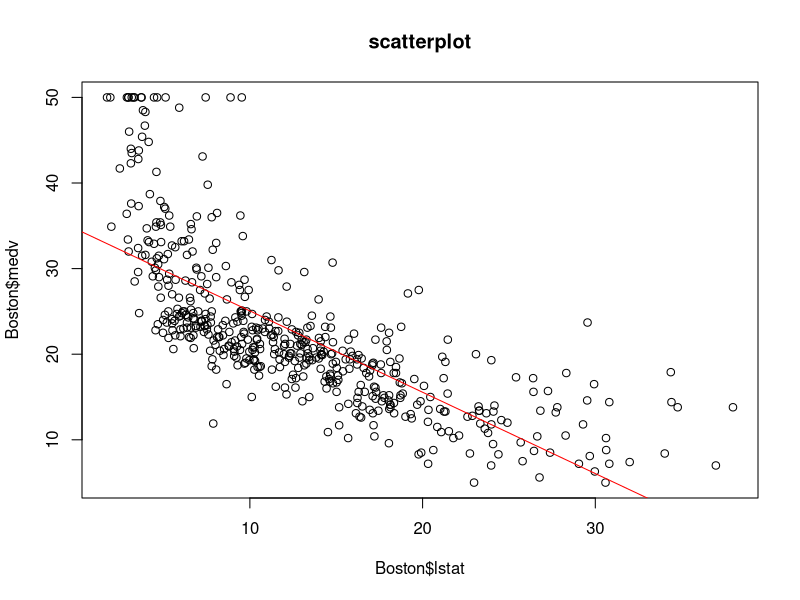

Generate this figure with R:
## ---- chunk 1
alpha = 0.05
n=40
q = 3
X_barra = c(46.1, 57.3, 50.4)
S = matrix(c(101.3, 63.0, 71.0, 63.0, 80.2, 55.6, 71.0, 55.6, 97.4), nrow = 3, ncol=3)

C = rbind(c(1,-1,0),c(0,1,-1))

T_square = (n*t(C%*%X_barra)%*%solve(C%*%S%*%t(C))%*%(C%*%X_barra))[1,1]

fract = ((n-1)*(q-1))/(n-q+1)
F_q_n = qf(1-alpha, df1 = q-1,df2=n-q+1)

fract_F = fract * F_q_n
T_square
fract_F
## ---- chunk 2
alpha = 0.05
n=40
q=3
X_barra = c(46.1, 57.3, 50.4)
S = matrix(c(101.3, 63.0, 71.0, 63.0, 80.2, 55.6, 71.0, 55.6, 97.4), nrow = 3, ncol=3)
D_M = matrix(data = NA, nrow = 3, ncol = 2)
fract = ((n-1)*(q-1))/(n-q+1)
C_matrix = rbind(c(1,-1,0), c(1,0,-1), c(0,1,-1))
F_q_n = qf(1-alpha, df1 = q-1,df2=n-q+1)

for (i in 1:3){
  c = C_matrix[i,]
  CSC_N_S = sqrt((t(c)%*%S%*%c)/n)
  
  D_M[i,1] = t(c)%*%X_barra + sqrt(fract*F_q_n)*CSC_N_S
  D_M[i,2] = t(c)%*%X_barra - sqrt(fract*F_q_n)*CSC_N_S
} 
D_M
## ---- chunk 3
n2 = 3
n3 = 4
p = 2


X2_1 <- c(3,1,2)
X2_2 <- c(3,6,3)
X2 = t(rbind(X2_1,X2_2))

X3_1 <- c(2,5,3,2)
X3_2 <- c(3,1,1,3)
X3 = t(rbind(X3_1,X3_2))

#Cada fila es una variable
S2 = cov(X2)
  
S3 = cov(X3)

Spooled =  (( ((n2-1)*S2) + ((n3-1)*S3) ) / (n2+n3-2))

Spooled
## ---- chunk 4
#Ho => Mu2 = Mu3 es decir delta_0 es = 0
alpha = 0.01
X2_barra = rbind(mean(X2_1),mean(X2_2))
  
X3_barra = rbind(mean(X3_1),mean(X3_2))

#Como n-p es 1 y 2 respectivamente, es decir no es grande entonces asumimos normalidad para usar Tsquared

frac = (n3+n2)/(n3*n2)

Tsqared = t(X2_barra-X3_barra) %*% solve(frac*Spooled) %*% (X2_barra-X3_barra)

frac2 = (p*(n2+n3-2) ) / (n2+n3-p-1)

f_p_n_n = qf(1-alpha, p, (n2+n3-p-1))

c_squared = f_p_n_n * frac2


#Si Tsqared es mayor a 45 entonces no se acepta la prueba de hipótesis con una confianza del 99%

if (Tsqared > c_squared) {
  print("No se acepta la prueba de hipótesis con una confianza del 99%")
} else {
 print("Se acepta la prueba de hipótesis con una confianza del 99%") 
}

## ---- chunk 5
c = sqrt(c_squared)
#Falta corregir que reciba una raiz negativa para que pueda calcular los limites o talvez haya un error en Spooled
a = c(1,0) #Para la variable 1
low_lim = (t(a) %*% (X2_barra - X3_barra) ) + (c * sqrt( frac * t(a) %*% Spooled %*% a))
upp_lim = (t(a) %*% (X2_barra - X3_barra) ) - (c * sqrt( frac * t(a) %*% Spooled %*% a))

intervalo = c(low_lim,upp_lim) 
print('Intervalo para el tratamiento 2')
print(t(intervalo))

a = c(0,1) #Para la variable 2
low_lim = (t(a) %*% (X2_barra - X3_barra) ) + (c * sqrt( frac * t(a) %*% Spooled %*% a))
upp_lim = (t(a) %*% (X2_barra - X3_barra) ) - (c * sqrt( frac * t(a) %*% Spooled %*% a))

intervalo = c(low_lim,upp_lim)

print('Intervalo para el tratamiento 2')
print(t(intervalo))

## ---- chunk 6
library(MASS)
data(Boston)
modelo=lm(medv~lstat, data=Boston) 
summary(modelo)
## ---- chunk 7
confint(modelo,level=0.95)
## ---- chunk 8
prediccion = data.frame(lstat=c(5,10,15))
predict(modelo,prediccion,interval='confidence',level=0.95)
## ---- chunk 9
plot(Boston$lstat,Boston$medv,main="scatterplot")
abline(modelo,col='red')
## ---- chunk 10
modelo_2 = lm(medv~.,data=Boston)
summary(modelo_2)
## ---- chunk 11
confint(modelo_2,level=0.95)
## ---- chunk 12
#LIFEHACK DEJAR LA MATRIZ CON HUECOS(Rellenar con 0's)
nl = 2 #Total de obs
#XTrat_Variable
X1_1 = c(2,3,7,2,7)
X1_2 = c(9,2,5,1,5)

X2_1 = c(3,2,9)
X2_2 = c(2,4,4)

X3_1 = c(1,7,4,3)
X3_2 = c(4,2,9,2)

#Agrupadas por obs 1 y 2
X_l_1 = c(X1_1,X2_1,X3_1)
X_l_2 = c(X1_2,X2_2,X3_2)

#SSOBS
SSobs_1 = sum(X_l_1**2)
SSobs_2 = sum(X_l_2**2)

#Media total de cada variable en los 3 tratamientos
media_total_1 = mean(X_l_1)
media_total_2 = mean(X_l_2)

ss_mean_1 = length(X_l_1) * (media_total_1**2)
ss_mean_2 = length(X_l_2) * (media_total_2**2)

#Medias de cada variable en cada tratamiento
X1_1_Barra = mean(X1_1)
X1_2_Barra = mean(X1_2)

X2_1_Barra = mean(X2_1)
X2_2_Barra = mean(X2_2)

X3_1_Barra = mean(X3_1)
X3_2_Barra = mean(X3_2)


ss_treatment_1 = (length(X1_1)*((X1_1_Barra-media_total_1)**2)) + (length(X2_1)*((X2_1_Barra-media_total_1)**2)) +(length(X3_1)*((X3_1_Barra-media_total_1)**2))

ss_treatment_2 = (length(X1_2)*((X1_2_Barra-media_total_2)**2)) + (length(X2_2)*((X2_1_Barra-media_total_2)**2)) +(length(X3_2)*((X3_1_Barra-media_total_2)**2))

ss_res_1 = sum((X1_1-X1_1_Barra)**2)+sum((X2_1-X2_1_Barra)**2)+sum((X3_1-X3_1_Barra)**2)
  
ss_res_2 = sum((X1_2-X1_2_Barra)**2)+sum((X2_2-X2_2_Barra)**2)+sum((X3_2-X3_2_Barra)**2)

ss_corrected_1 = ss_treatment_1 + ss_res_1

ss_corrected_2 = ss_treatment_2 + ss_res_2

##Para los grados de libertad
n_1 = length(X1_1)+length(X2_1)+length(X3_1)
n_2 = length(X1_2)+length(X2_2)+length(X3_2)

g = 3 #Pues son 3 tratamientos

